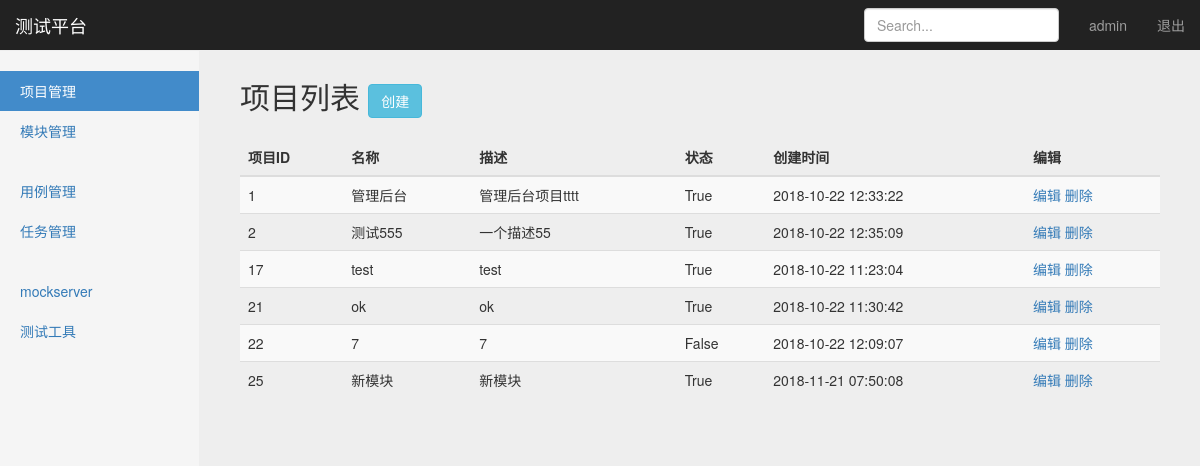
The app's page /manage/project_manage/ (signed in) with its own data.
### projects_app/models.py (models this page shows, shortened)
class Project(models.Model):
    name = models.CharField("名称", max_length=100, blank=False, default="")
    description = models.TextField("描述", default="")
    status = models.BooleanField("状态", default=True)
    create_time = models.DateTimeField("创建时间", auto_now=True)

### projects_app/views/Project_views.py (the view)
# urls.py: path('project_manage/', Project_views.project_manage),
@login_required
def project_manage(request):
    username = request.session.get('now_user', '')
    All_Project = Project.objects.all()
    return render(request, 'project_manage.html',
                  {
                      "user": username,
                      "projects": All_Project,  # 传project
                      "type": "list",
                  })

### templates/project_manage.html (shortened to what this page needs)
{% extends "base.html" %}
{% block content %}
    <nav class="navbar navbar-inverse navbar-fixed-top">
      <div class="container-fluid">
        <div class="navbar-header">
          <a class="navbar-brand" href="#">测试平台</a>
        </div>
        <div id="navbar" class="navbar-collapse collapse">
          <ul class="nav navbar-nav navbar-right">
            <li><a href="#">{{user}}</a></li>
            <li><a href="/logout/" id="SignOut">退出</a></li>
          </ul>
          <form class="navbar-form navbar-right">
            <input type="text" class="form-control" placeholder="Search...">
          </form>
        </div>
      </div>
    </nav>
    <div class="container-fluid">
        <div class="row">
            <div class="col-sm-3 col-md-2 sidebar">
                <ul class="nav nav-sidebar">
                    <li class="active"><a href="/manage/project_manage/">项目管理</a></li>
                    <li><a href="/manage/module_manage/" id="module_manage">模块管理</a></li>
                </ul>
                <ul class="nav nav-sidebar">
                    <li><a href="/interface/case_manage">用例管理</a></li>
                    <li><a href="/interface/task_manage/">任务管理</a></li>
                </ul>
                <ul class="nav nav-sidebar">
                    <li><a href="">mockserver</a></li>
                    <li><a href="">测试工具</a></li>
                </ul>
            </div>
          {% if type == 'list' %}
          <div class="col-sm-9 col-sm-offset-3 col-md-10 col-md-offset-2 main">
          <h2 class="sub-header">项目列表
          <button type="button" class="btn btn-info"
                    style=body {
                      padding: 50px
                      }
                    onclick="window.location.href='/manage/project_add/'" id="Create">创建</button>
          </h2>
          <div class="table-responsive">
            <table class="table table-striped">
              <thead>
                <tr>
                  <th>项目ID</th>
                  <th>名称</th>
                  <th>描述</th>
                  <th>状态</th>
                  <th>创建时间</th>
                  <th>编辑</th>
                </tr>
              </thead>
              <tbody>
                {% for project in projects %}
                <tr>
                  <td>{{project.id}}</td>
                  <td>{{project.name}}</td>
                  <td>{{project.description}}</td>
                  <td>{{project.status}}</td>
                  <td>{{project.create_time | date:"Y-m-d H:i:s" }}</td>
                  <td>
                    <a href="/manage/project_edit/{{project.id}}/">编辑</a>
                    <a href="/manage/project_delete/{{project.id}}/">删除</a>
                  </td>
                </tr>
              {% endfor %}
              </tbody>
            </table>
          </div>
        </div>
          {% endif %}
      </div>
    </div>
{% endblock %}

### static/css/dashboard.css (style rules this page uses)
body { padding-top: 50px; }
.sub-header { padding-bottom: 10px; border-bottom: 1px solid #eee; }
.navbar-fixed-top { border: 0; }
.sidebar { display: none; }
@media (min-width: 768px) { .sidebar { position: fixed; top: 51px; bottom: 0; left: 0; z-index: 1000; display: block; padding: 20px; overflow-x: hidden; overflow-y: auto; background-color: #f5f5f5; border-right: 1px solid #eee; } }
.nav-sidebar { margin-right: -21px; margin-bottom: 20px; margin-left: -20px; }
.nav-sidebar > li > a { padding-right: 20px; padding-left: 20px; }
.nav-sidebar > .active > a, .nav-sidebar > .active > a:hover, .nav-sidebar > .active > a:focus { color: #fff; background-color: #428bca; }
.main { padding: 20px; }
@media (min-width: 768px) { .main { padding-right: 40px; padding-left: 40px; } }

### static/css/signin.css (style rules this page uses)
body { padding-top: 40px; padding-bottom: 40px; background-color: #eee; }

### records on screen
Project: id "1", name "管理后台", description "管理后台项目tttt", status "True", create_time "2018-10-22 12:33:22"
Project: id "2", name "测试555", description "一个描述55", status "True", create_time "2018-10-22 12:35:09"
Project: id "17", name "test", description "test", status "True", create_time "2018-10-22 11:23:04"
Project: id "21", name "ok", description "ok", status "True", create_time "2018-10-22 11:30:42"
Project: id "22", name "7", description "7", status "False", create_time "2018-10-22 12:09:07"
Project: id "25", name "新模块", description "新模块", status "True", create_time "2018-11-21 07:50:08"

### other values on screen
{{ user }} "admin"
